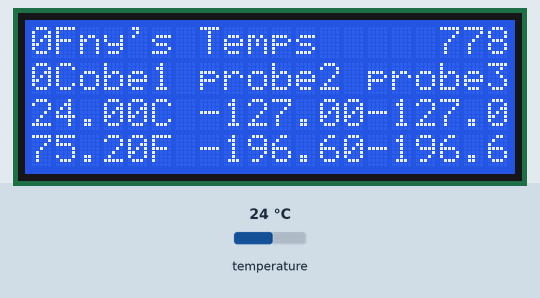
Bench run of a sketch on a simulated Arduino Mega 2560, built with avr-gcc and run on an emulated ATmega2560. On the bench: 20×4 character LCD. The test bench sets the inputs (shaded band); at power-on: temperature 24 °C. What the sketch prints to the serial monitor is not drawn.

Above: at 1.2 s.
1.3 s: temperature set to 12 °C
At 3.5 s:
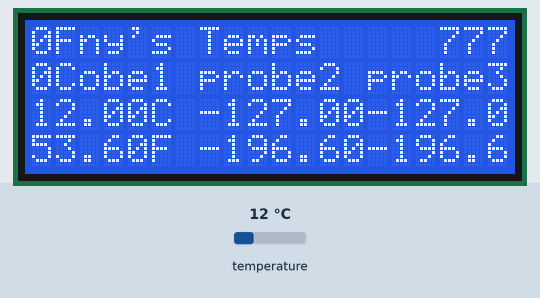
3.9 s: temperature set to 19 °C
At 4.3 s:
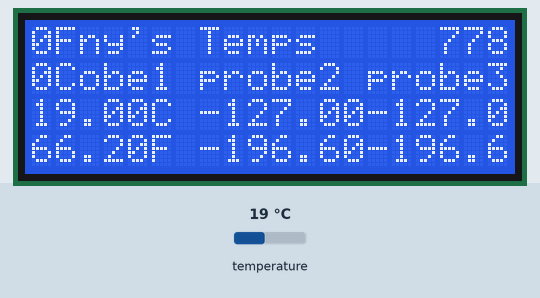
7.0 s: temperature set to 28 °C
At 9.3 s:
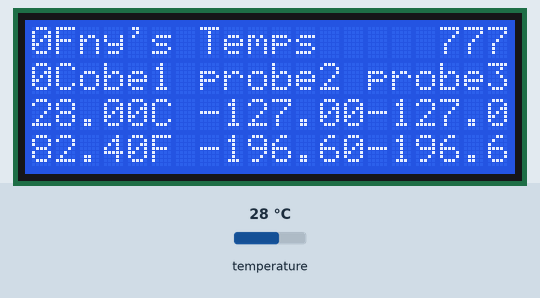
Timing chart, 0 to 10.8 s (numbered marks = the images above; inputs shaded):
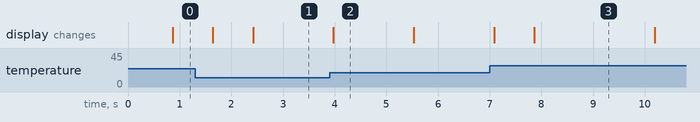

Measured:
- after the input at 1.3 s, the display: first changes after 0.34 s (image 1 shows a later state)
- after the input at 3.9 s, the display: changes after 0.08 s (image 2)
- after the input at 7.0 s, the display: first changes after 0.09 s (image 3 shows a later state)

The sketch:

onewire_send_to_processing.ino
```cpp
/*-----( setup onewire )-----*/
#include <OneWire.h> //communication
#include <DallasTemperature.h> //read temperature
#define ONE_WIRE_BUS 2 //default pin 2
OneWire MyWireBus(ONE_WIRE_BUS); //start OneWire library using pin defined as bus
DallasTemperature sensors(&MyWireBus); //pass bus to DStemp library
const int NUM_TS=3;
float tempC[NUM_TS];
float temp1;
float tempF[NUM_TS];
int starttime, ttime;

/*----( setup LCD )----*/
#include <LiquidCrystal.h>
LiquidCrystal lcd(24,25,26,27,28,29); //init pins

int j = 1;


/*----( Main setup )----*/
void setup() {
  setuptemp();
  setupLCD();
  setupserial();
}

/*----( Main Loop )----*/
void loop() {

  starttime=millis(); //start loop timer

  updatetemp();
  updateLCD();
//  serialRecieve();
  serialSend();

  ttime=millis()-starttime; //end and print loop time
  lcd.setCursor(17,0);
  lcd.print(ttime);
}
```

Serial.ino
```cpp
void setupserial()
{
  Serial.begin(9600);
}


void serialSend()
{
  Serial.print("Temps");
  Serial.print(",");
  Serial.print(j);
  for (int i=0; i<NUM_TS; i++) {
    Serial.print(",");
    Serial.print(tempC[i]);
  }
  Serial.println("");
  j=j++;
}

/*
void serialReceive()
{

  // read the bytes sent from Processing
  int index=0;
  byte Auto_Man = -1;
  byte Direct_Reverse = -1;
  while(Serial.available()&&index<26)
  {
    if(index==0) Auto_Man = Serial.read();
    else if(index==1) Direct_Reverse = Serial.read();
    else foo.asBytes[index-2] = Serial.read();
    index++;
  }

  // if the information we got was in the correct format,
  // read it into the system
  if(index==26  && (Auto_Man==0 || Auto_Man==1)&& (Direct_Reverse==0 || Direct_Reverse==1))
  {
    Setpoint=double(foo.asFloat[0]);
    //Input=double(foo.asFloat[1]);       // * the user has the ability to send the
                                          //   value of "Input"  in most cases (as
                                          //   in this one) this is not needed.
    if(Auto_Man==0)                       // * only change the output if we are in
    {                                     //   manual mode.  otherwise we'll get an
      Output=double(foo.asFloat[2]);      //   output blip, then the controller will
    }                                     //   overwrite.

    double p, i, d;                       // * read in and set the controller tunings
    p = double(foo.asFloat[3]);           //
    i = double(foo.asFloat[4]);           //
    d = double(foo.asFloat[5]);           //
    myPID.SetTunings(p, i, d);            //

    if(Auto_Man==0) myPID.SetMode(MANUAL);// * set the controller mode
    else myPID.SetMode(AUTOMATIC);             //

    if(Direct_Reverse==0) myPID.SetControllerDirection(DIRECT);// * set the controller Direction
    else myPID.SetControllerDirection(REVERSE);          //
  }
  Serial.flush();                         // * clear any random data from the serial buffer
}
*/
```

Temperature.ino
```cpp
/*----( initialize temperature sensors )----*/
void setuptemp() {
  MyWireBus.reset();
  sensors.begin();
}

/*----( update temperature array )----*/
void updatetemp() {
  sensors.requestTemperatures(); // Send the command to get temperatures
  for (int i=0; i<NUM_TS; i++) {
    tempC[i]=sensors.getTempCByIndex(i);
    tempF[i] =(tempC[i]*1.8)+32;
  }
}
```

LCD.ino
```cpp
void setupLCD() {
  lcd.begin(20,4);
  lcd.clear();
  lcd.home();
  lcd.print("Tony's Temps        ");
}

void updateLCD() {
  lcd.setCursor(0,1);
  lcd.print("probe1 probe2 probe3");
  for (int i=0; i<NUM_TS; i++) {
    lcd.setCursor(i*7,2);
    lcd.print(tempC[i]);
    lcd.print("C");
    lcd.setCursor(i*7,3);
    lcd.print(tempF[i]);
    lcd.print("F");
  }
}
```
